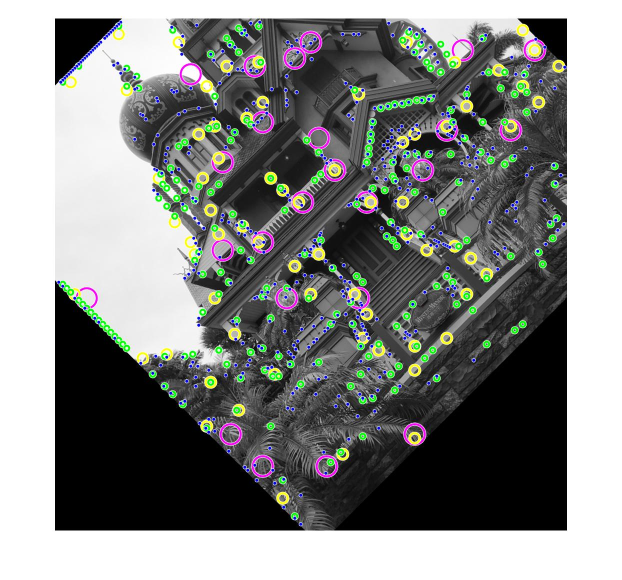
%> input picture COMP558ass2/rorate image.jpg, 1244 x 1159 px (shown at 1/2 size)
$ octave --eval "result = gaussPyrBuild(imread('../COMP558ass2/rorate image.jpg'));"   (GNU Octave 9; MATLAB toolbox functions it lacks are replaced by stand-ins)
%> lines starting %> are read from the running program, lines starting %| are printed output that depends on the picture
%> this loop made 7 passes; what is shown inside it comes from the first
% Buils Gaussian pyramid from an image
function g = gaussPyrBuild(image)
index = 1;
% Hold Gaussian Levels
array = cell(7, 1);
for i = 0 : 6
        gauss = imgaussfilt(image, 2^i);
    if( i ~= 0)
        gaussResize = imresize(gauss, 1/(2^i));
    else
        gaussResize = gauss;
    end
    array{i+1} = gaussResize;
    % Figure out how to display resized images in subplots!
    subplot(2,4,index);
    imshow(gaussResize);
    title("Gaussian pyramid level " + (i+1) + ", sigma = " + 2^i);
    index = index + 1;
end
g = array;

end
%> in gaussPyrBuild, `g = array;`: g = 7 items
%> `result = gaussPyrBuild(imread('../COMP558ass2/rorate image.jpg'));`:
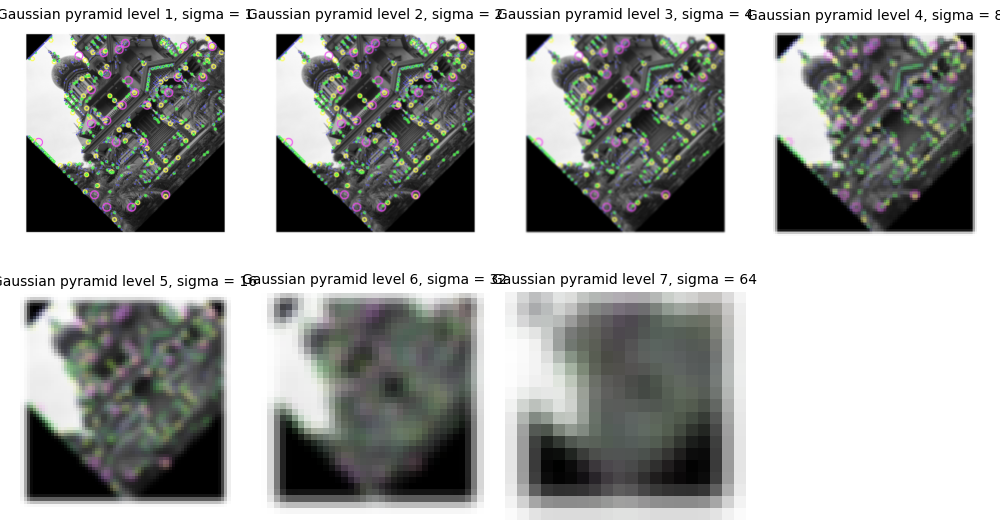
%> figure redrawn from the program's plot data, 7 panels
